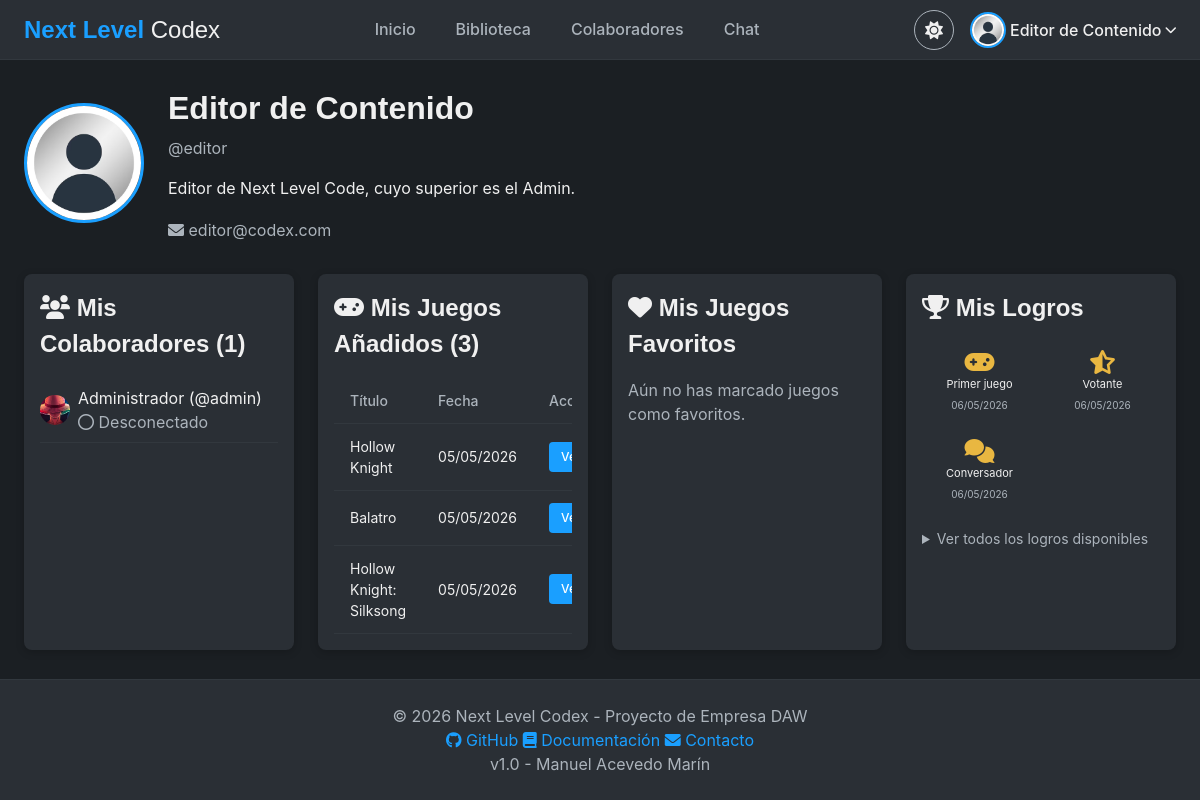
Screenshot of /vistas/perfil.php (signed in) with the database file from the repository.
### tables this page shows
CREATE TABLE `usuarios` (
  `id` int(11) NOT NULL,
  `user` varchar(50) NOT NULL,
  `email` varchar(100) NOT NULL,
  `pass` varchar(255) NOT NULL,
  `nombre` varchar(100) NOT NULL,
  `level` int(11) NOT NULL DEFAULT 1 COMMENT '0=Admin, 1=Usuario normal',
  `amigos` text DEFAULT NULL,
  `ultima_conexion` datetime DEFAULT NULL,
  `conectado` int(11) DEFAULT 0,
  `ban_hasta` datetime DEFAULT NULL,
  `avatar` varchar(255) DEFAULT 'default.jpg' COMMENT 'Nombre del archivo de avatar',
  `bio` text DEFAULT NULL COMMENT 'Descripción del perfil',
  `idioma` varchar(5) DEFAULT 'es' COMMENT 'Idioma preferido (es / en)',
  `perfil_publico` tinyint(1) NOT NULL DEFAULT 0 COMMENT '1 = perfil visible para otros usuarios'
);

CREATE TABLE `juegos` (
  `id` int(11) NOT NULL,
  `titulo` varchar(150) NOT NULL,
  `desarrollador` varchar(100) DEFAULT NULL,
  `distribuidora` varchar(100) DEFAULT NULL,
  `fecha_lanzamiento` date DEFAULT NULL,
  `genero` varchar(50) DEFAULT NULL,
  `descripcion` text DEFAULT NULL,
  `portada` varchar(255) DEFAULT 'default_game.jpg',
  `mapa_imagen` varchar(255) DEFAULT NULL,
  `enlace_compra` varchar(500) DEFAULT NULL,
  `creador_id` int(11) NOT NULL,
  `fecha_creacion` datetime DEFAULT current_timestamp(),
  `tiene_items` tinyint(1) NOT NULL DEFAULT 0 COMMENT '1 = tiene elementos (armas, cartas...)',
  `nombre_items` varchar(50) DEFAULT 'Armas' COMMENT 'Nombre del tipo de elemento (Armas, Cartas, Hechizos...)',
  `tiene_personajes` tinyint(1) NOT NULL DEFAULT 0 COMMENT '1 = tiene personajes / NPCs',
  `tiene_mapa` tinyint(1) NOT NULL DEFAULT 0 COMMENT '1 = tiene mapa propio',
  `en_desarrollo` tinyint(1) NOT NULL DEFAULT 0,
  `trailer` varchar(500) DEFAULT NULL COMMENT 'Enlace al tráiler (YouTube, etc.)'
);

CREATE TABLE `logros_usuarios` (
  `id_usuario` int(11) NOT NULL,
  `id_logro` int(11) NOT NULL,
  `fecha_obtencion` datetime DEFAULT current_timestamp()
);

CREATE TABLE `logros` (
  `id` int(11) NOT NULL,
  `nombre` varchar(100) NOT NULL,
  `descripcion` varchar(255) NOT NULL,
  `icono` varchar(50) DEFAULT 'trophy',
  `criterio` varchar(255) NOT NULL COMMENT 'Descripción del requisito'
);

### modelos/modelo_juegos.php (called while the page is built, shortened)
<?php
class ModeloJuegos
{
    private $db;
    public function __construct()
    {
        global $db;
        $this->db = $db;
    }
    public function obtenerFavoritos($id_usuario)
    {
        $filt = $this->db->prepare("SELECT j.* FROM juegos j INNER JOIN favoritos f ON j.id = f.id_juego WHERE f.id_usuario = ? ORDER BY f.fecha DESC");
        $filt->bind_param("i", $id_usuario);
        $filt->execute();
        return $filt->get_result()->fetch_all(MYSQLI_ASSOC);
    }
}
?>

### vistas/perfil.php (the view, shortened to what this page needs)
<?php
include "../sec/sec.php";
include "../modelos/modelo_juegos.php";
$stmt = $db->prepare("SELECT id, user, nombre, email, avatar, bio, level, amigos, conectado FROM usuarios WHERE id = ?");
$stmt->bind_param("i", $_SESSION['id']);
$stmt->execute();
$usuario = $stmt->get_result()->fetch_assoc();
$colaboradores = [];
if (!empty($usuario['amigos'])) {
    $ids = array_filter(explode('#', $usuario['amigos']));
    if (count($ids) > 0) {
        $placeholders = implode(',', array_fill(0, count($ids), '?'));
        $stmt = $db->prepare("SELECT id, user, nombre, avatar, conectado FROM usuarios WHERE id IN ($placeholders)");
        $stmt->bind_param(str_repeat('i', count($ids)), ...$ids);
        $stmt->execute();
        $colaboradores = $stmt->get_result()->fetch_all(MYSQLI_ASSOC);
    }
}
$juegos = [];
if ($_SESSION['level'] <= 1) {
    $stmt = $db->prepare("SELECT id, titulo, fecha_creacion FROM juegos WHERE creador_id = ? ORDER BY fecha_creacion DESC");
    $stmt->bind_param("i", $_SESSION['id']);
    $stmt->execute();
    $juegos = $stmt->get_result()->fetch_all(MYSQLI_ASSOC);
}
include "../sec/header.php";
?>
<div class="main-container">
    <div class="perfil-header">
        <img src="../assets/img/avatars/<?php echo htmlspecialchars($usuario['avatar'] ?: 'default.jpg'); ?>"
            alt="Avatar" class="perfil-avatar" onerror="this.src='../assets/img/avatars/default.jpg'">
        <div class="perfil-info">
            <h1><?php echo htmlspecialchars($usuario['nombre']); ?></h1>
            <p class="text-muted">@<?php echo htmlspecialchars($usuario['user']); ?></p>
            <?php if (!empty($usuario['bio'])): ?>
                <p class="perfil-bio"><?php echo nl2br(htmlspecialchars($usuario['bio'])); ?></p>
            <?php else: ?>
                <p class="text-muted"><em>Sin biografía</em></p>
            <?php endif; ?>
            <p class="text-muted">
                <i class="fas fa-envelope"></i> <?php echo htmlspecialchars($usuario['email']); ?>
            </p>
        </div>
    </div>
    <div class="perfil-secciones">
        <div class="card" style="flex: 1;">
            <div class="card-body">
                <h2><i class="fas fa-users"></i> Mis Colaboradores (<?php echo count($colaboradores); ?>)</h2>
                <?php if (count($colaboradores) > 0): ?>
                    <div class="lista-colaboradores">
                        <?php foreach ($colaboradores as $col): ?>
                            <div class="colaborador-item">
                                <img src="../assets/img/avatars/<?php echo htmlspecialchars($col['avatar'] ?: 'default.jpg'); ?>"
                                    alt="Avatar" class="mini-avatar" onerror="this.src='../assets/img/avatars/default.jpg'">
                                <span>
                                    <?php echo htmlspecialchars($col['nombre']); ?>
                                    (@<?php echo htmlspecialchars($col['user']); ?>)
                                    <?php if ($col['conectado'] == 1): ?>
                                        <span style="color: var(--success);"><i class="fas fa-circle"></i> Conectado</span>
                                    <?php else: ?>
                                        <span class="text-muted"><i class="far fa-circle"></i> Desconectado</span>
                                    <?php endif; ?>
                                </span>
                            </div>
                        <?php endforeach; ?>
                    </div>
                <?php else: ?>
                    <p class="text-muted">Aún no tienes colaboradores.</p>
                <?php endif; ?>
            </div>
        </div>
        <?php if ($_SESSION['level'] <= 1): ?>
            <div class="card" style="flex: 1;">
                <div class="card-body">
                    <h2><i class="fas fa-gamepad"></i> Mis Juegos Añadidos (<?php echo count($juegos); ?>)</h2>
                    <?php if (count($juegos) > 0): ?>
                        <div class="table-container">
                            <table class="table">
                                <thead>
                                    <tr>
                                        <th>Título</th>
                                        <th>Fecha</th>
                                        <th>Acción</th>
                                    </tr>
                                </thead>
                                <tbody>
                                    <?php foreach ($juegos as $juego): ?>
                                        <tr>
                                            <td><?php echo htmlspecialchars($juego['titulo']); ?></td>
                                            <td><?php echo date('d/m/Y', strtotime($juego['fecha_creacion'])); ?></td>
                                            <td><a href="ficha_juego.php?id=<?php echo $juego['id']; ?>"
                                                    class="btn btn-sm btn-primary">Ver</a></td>
                                        </tr>
                                    <?php endforeach; ?>
                                </tbody>
                            </table>
                        </div>
                    <?php else: ?>
                        <p class="text-muted">No has añadido ningún juego.</p>
                    <?php endif; ?>
                </div>
            </div>
        <?php endif; ?>
        <div class="card" style="flex: 1;">
            <div class="card-body">
                <h2><i class="fas fa-heart"></i> Mis Juegos Favoritos</h2>
                <?php
                $modeloJuegos = new ModeloJuegos();
                $favoritos = $modeloJuegos->obtenerFavoritos($_SESSION['id']);
                if (count($favoritos) > 0):
                    ?>
                    <div class="lista-colaboradores">
                        <?php foreach ($favoritos as $fav): ?>
                            <div class="colaborador-item">
                                <i class="fas fa-gamepad"></i>
                                <span>
                                    <?= htmlspecialchars($fav['titulo']) ?>
                                </span>
                                <a href="ficha_juego.php?id=<?= $fav['id'] ?>" class="btn btn-sm btn-primary"
                                    style="margin-left: auto;">Ver</a>
                            </div>
                        <?php endforeach; ?>
                    </div>
                <?php else: ?>
                    <p class="text-muted">Aún no has marcado juegos como favoritos.</p>
                <?php endif; ?>
            </div>
        </div>
        <div class="card" style="flex: 1;">
            <div class="card-body">
                <h2><i class="fas fa-trophy"></i> Mis Logros</h2>
                <?php
                $stmtLogros = $db->prepare("SELECT l.id as id_logro, l.nombre, l.descripcion, l.icono, lu.fecha_obtencion
                            FROM logros_usuarios lu
                            JOIN logros l ON lu.id_logro = l.id
                            WHERE lu.id_usuario = ?
                            ORDER BY lu.fecha_obtencion DESC");
                $stmtLogros->bind_param("i", $_SESSION['id']);
                $stmtLogros->execute();
                $logrosObtenidos = $stmtLogros->get_result()->fetch_all(MYSQLI_ASSOC);
                if (count($logrosObtenidos) > 0): ?>
                    <div class="logros-grid"
                        style="display: grid; grid-template-columns: repeat(auto-fill, minmax(80px, 1fr)); gap: var(--spacing-sm); margin-top: var(--spacing-md);">
                        <?php foreach ($logrosObtenidos as $logro): ?>
                            <div class="logro-item" style="text-align: center; padding: var(--spacing-sm);"
                                title="<?= htmlspecialchars($logro['descripcion']) ?>">
                                <i class="fas fa-<?= htmlspecialchars($logro['icono']) ?>"
                                    style="font-size: 24px; color: var(--warning); display: block; margin-bottom: 4px;"></i>
                                <span style="font-size: 11px; display: block; line-height: 1.2;">
                                    <?= htmlspecialchars($logro['nombre']) ?>
                                </span>
                                <span style="font-size: 10px; color: var(--text-secondary);">
                                    <?= date('d/m/Y', strtotime($logro['fecha_obtencion'])) ?>
                                </span>
                            </div>
                        <?php endforeach; ?>
                    </div>
                    <details style="margin-top: var(--spacing-md);">
                        <summary style="cursor: pointer; color: var(--text-secondary); font-size: 14px;">Ver todos los
                            logros disponibles</summary>
                    </details>
                <?php else: ?>
                    <p class="text-muted">Aún no has desbloqueado ningún logro.</p>
                <?php endif; ?>
            </div>
        </div>
    </div>
</div>
<?php include "../sec/footer.php"; ?>

### assets/css/main.css (style rules this page uses)
:root { --bg-primary: #1b1f23; --bg-secondary: #2a2f35; --bg-tertiary: #32383e; --text-primary: #f0f0f0; --text-secondary: #acb4bc; --accent-primary: #1a9fff; --accent-hover: #4db8ff; --success: #a4d007; --danger: #d94141; --warning: #e9b741; --font-heading: 'Poppins', sans-serif; --font-body: 'Inter', sans-serif; --font-mono: 'Roboto Mono', monospace; --spacing-xs: 4px; --spacing-sm: 8px; --spacing-md: 16px; --spacing-lg: 24px; --spacing-xl: 32px; --border-radius: 4px; --border-radius-lg: 8px; }
* { margin: 0; padding: 0; box-sizing: border-box; }
body { background-color: var(--bg-primary); color: var(--text-primary); font-family: var(--font-body); line-height: 1.5; min-height: 100vh; transition: background-color 0.2s ease, color 0.2s ease; }
h1, h2, h3, h4, h5, h6 { font-family: var(--font-heading); font-weight: 600; margin-bottom: var(--spacing-md); color: var(--text-primary); }
a { color: var(--accent-primary); text-decoration: none; transition: color 0.2s ease; }
.text-muted { color: var(--text-secondary); }

### assets/css/components.css (style rules this page uses)
.btn { display: inline-block; padding: 10px 20px; font-family: var(--font-body); font-size: 14px; font-weight: 500; text-align: center; border: none; border-radius: var(--border-radius); cursor: pointer; transition: background-color 0.2s ease, transform 0.1s ease, color 0.2s ease; background-color: var(--bg-tertiary); color: var(--text-primary); }
.btn-primary { background-color: var(--accent-primary); color: white; }
.btn-sm { padding: 6px 12px; font-size: 12px; }
.card { background-color: var(--bg-secondary); border-radius: var(--border-radius-lg); overflow: hidden; box-shadow: 0 2px 8px rgba(0, 0, 0, 0.2); transition: transform 0.2s ease, box-shadow 0.2s ease; }
.card-body { padding: var(--spacing-md); }
.table-container { overflow-x: auto; }
.table { width: 100%; border-collapse: collapse; font-size: 14px; }
.table th { text-align: left; padding: 12px 16px; background-color: var(--bg-secondary); color: var(--text-secondary); font-weight: 500; border-bottom: 1px solid var(--bg-tertiary); }
.table td { padding: 12px 16px; border-bottom: 1px solid var(--bg-tertiary); color: var(--text-primary); }

### assets/css/layout.css (style rules this page uses)
.main-container { max-width: 1400px; margin: 0 auto; padding: var(--spacing-lg); }
body { display: flex; flex-direction: column; min-height: 100vh; }
.main-container { flex: 1 0 auto; width: 100%; max-width: 1400px; margin: 0 auto; padding: var(--spacing-lg); }

### assets/css/perfil.css (style rules this page uses)
.perfil-header { display: flex; gap: var(--spacing-lg); margin-bottom: var(--spacing-xl); flex-wrap: wrap; align-items: center; }
.perfil-avatar { width: 120px; height: 120px; border-radius: 50%; object-fit: cover; border: 3px solid var(--accent-primary); }
.perfil-info h1 { margin-bottom: var(--spacing-xs); }
.perfil-bio { margin: var(--spacing-md) 0; line-height: 1.6; }
.perfil-secciones { display: flex; gap: var(--spacing-lg); flex-wrap: wrap; }
.lista-colaboradores { max-height: 300px; overflow-y: auto; }
.colaborador-item { display: flex; align-items: center; gap: var(--spacing-sm); padding: var(--spacing-sm) 0; border-bottom: 1px solid var(--bg-tertiary); }
.mini-avatar { width: 30px; height: 30px; border-radius: 50%; object-fit: cover; }

### assets/css/colaboradores.css (style rules this page uses)
body { display: flex; flex-direction: column; min-height: 100vh; }
.main-container { flex: 1; }

### rows the page displays
usuarios: avatar (placeholder picture), nombre "Editor de Contenido", user "editor", bio "Editor de Next Level Code, cuyo superior es el Admin.", email "editor@codex.com"
usuarios: avatar (picture), nombre "Administrador", user "admin", conectado 0 (drawn)
juegos: titulo "Hollow Knight", fecha_creacion "05/05/2026"
juegos: titulo "Balatro", fecha_creacion "05/05/2026"
juegos: titulo "Hollow Knight: Silksong", fecha_creacion "05/05/2026"
logros_usuarios: id_logro.nombre "Primer juego", fecha_obtencion "06/05/2026"
logros_usuarios: id_logro.nombre "Votante", fecha_obtencion "06/05/2026"
logros_usuarios: id_logro.nombre "Conversador", fecha_obtencion "06/05/2026"

### other values shown
$_SESSION["nombre"] "Editor de Contenido"
count($colaboradores) "1"
count($juegos) "3"
